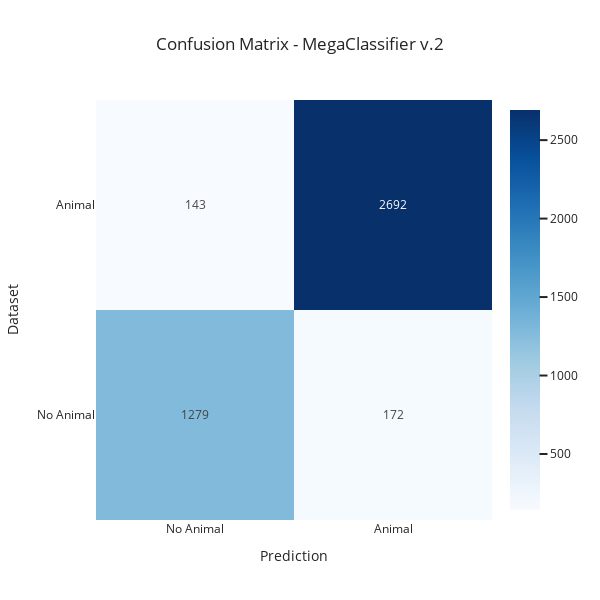

The notebook cell this image was saved under:
### Code cell
import plotly.graph_objects as go
from sklearn.metrics import confusion_matrix

# Obtener las clases predichas a partir de las probabilidades
y_pred_class = (y_pred_prob > 0.5).astype(int)  # Para clasificación binaria

# Calcular la matriz de confusión
conf_matrix = confusion_matrix(y_true, y_pred_class)

# Crear etiquetas con los números
conf_matrix_text = [[str(value) for value in row] for row in conf_matrix]

# Crear el heatmap con Plotly
fig = go.Figure(
    data=go.Heatmap(
        z=conf_matrix,
        x=["No Animal", "Animal"],  # Predicted labels
        y=["No Animal", "Animal"],  # Actual labels
        text=conf_matrix_text,  # Añadir los valores como texto
        texttemplate="%{text}",  # Mostrar los valores en las celdas
        colorscale="Blues",
        showscale=True,
    )
)

# Configurar diseño
fig.update_layout(
    title=f"Confusion Matrix - {model_name} {version}",
    xaxis_title="Prediction",
    yaxis_title="Dataset",
    xaxis=dict(tickmode="array", tickvals=[0, 1], ticktext=["No Animal", "Animal"]),
    yaxis=dict(tickmode="array", tickvals=[0, 1], ticktext=["No Animal", "Animal"]),
    template="seaborn",
    width=600,
    height=600,
)

# Mostrar la figura
fig.show()
fig.write_image(f"./reports/figures/confusion_matrix/{complete_name[:-2]}_test.png")

### Figure 1 — Plotly figure (JSON) as saved in the notebook; plotly's stock layout.template omitted (floating-point values rounded to 4 significant figures)
{"data": [{"colorscale": [[0, "rgb(247,251,255)"], [0.125, "rgb(222,235,247)"], [0.25, "rgb(198,219,239)"], [0.375, "rgb(158,202,225)"], [0.5, "rgb(107,174,214)"], [0.625, "rgb(66,146,198)"], [0.75, "rgb(33,113,181)"], [0.875, "rgb(8,81,156)"], [1, "rgb(8,48,107)"]], "showscale": true, "text": [["1279", "172"], ["143", "2692"]], "texttemplate": "%{text}", "type": "heatmap", "x": ["No Animal", "Animal"], "y": ["No Animal", "Animal"], "z": [[1279, 172], [143, 2692]]}], "layout": {"height": 600, "title": {"text": "Confusion Matrix - MegaClassifier v.2"}, "width": 600, "xaxis": {"tickmode": "array", "ticktext": ["No Animal", "Animal"], "tickvals": [0, 1], "title": {"text": "Prediction"}}, "yaxis": {"tickmode": "array", "ticktext": ["No Animal", "Animal"], "tickvals": [0, 1], "title": {"text": "Dataset"}}}}
